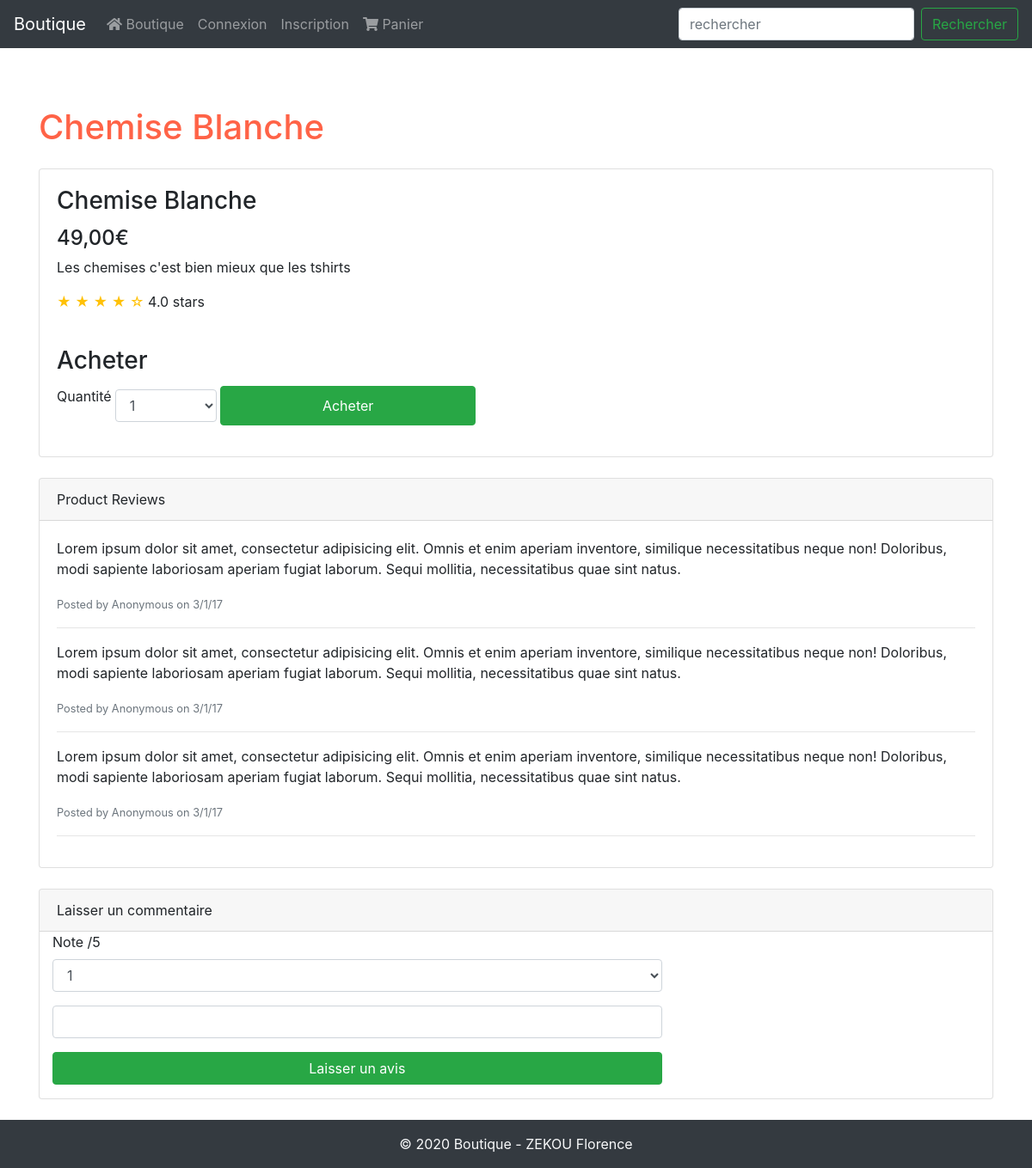
Screenshot of /fiche_produit.php?id=6 with the database file from the repository.
### tables this page shows
CREATE TABLE IF NOT EXISTS `produit` (
  `id_produit` int(3) NOT NULL,
  `reference` varchar(20) NOT NULL,
  `categorie` varchar(20) NOT NULL,
  `titre` varchar(100) NOT NULL,
  `description` text NOT NULL,
  `couleur` varchar(20) NOT NULL,
  `taille` varchar(5) NOT NULL,
  `public` enum('m','f','mixte','enfant') NOT NULL,
  `photo` varchar(250) NOT NULL,
  `prix` float NOT NULL,
  `stock` int(5) NOT NULL
);

### fiche_produit.php (the view, shortened to what this page needs)
<?php
require_once('inc/init.php');
if(isset($_GET['id'])&& !empty($_GET['id']) && is_numeric($_GET['id'])){
    $resultat = $pdo -> prepare("SELECT * FROM produit WHERE id_produit = :id");
    $resultat -> execute(array(':id' => $_GET['id']));
    if($resultat -> rowCount() > 0){
        $produit = $resultat -> fetch();
        extract($produit);
    }
    else{
        header('location:' . PATH . 'index.php');
    }
}
else{
    header('location:' . PATH . 'index.php');
}
require_once('inc/header.php');
?>
<div class="row">
      <div class="col-lg-12">
        <h1 class="my-4"><?= $titre ?></h1>
        <div class="card mt-4">
          <div class="card-body">
            <h3 class="card-title"><?= $titre ?></h3>
           <h4><?= number_format($prix, 2, ',', '&nbsp;')  ?>€</h4>
            <p class="card-text"><?= $description ?></p>
            <span class="text-warning">&#9733; &#9733; &#9733; &#9733; &#9734;</span>
            4.0 stars
          </div>
		  <div class="card-body">
          <h3 class="card-title">Acheter</h3>
          <?php if($stock > 0) : ?>
		  <form method="post" action="" class="col-8">
                <div class="form-group row">
					<label>Quantité</label>
                    <select name="quantite" class="col-2 m-1 form-control">
                    <?php for($i = 1; $i <= $stock && $i <= 5; $i ++) : ?>
                        <option><?= $i ?></option>
                        <?php endfor; ?>
					</select>
					<input type="submit" class="col-5 btn btn-success"name="ajout" value="Acheter"/>
				</div>
			</form>
		  </div>
          <?php else : ?>
            <em>Produit victime de son succès. Impossible actuellement. </em>
            <?php endif; ?>
        </div>
        <div class="card card-outline-secondary my-4">
          <div class="card-header">
            Product Reviews
          </div>
          <div class="card-body">
            <p>Lorem ipsum dolor sit amet, consectetur adipisicing elit. Omnis et enim aperiam inventore, similique necessitatibus neque non! Doloribus, modi sapiente laboriosam aperiam fugiat laborum. Sequi mollitia, necessitatibus quae sint natus.</p>
            <small class="text-muted">Posted by Anonymous on 3/1/17</small>
            <hr>
            <p>Lorem ipsum dolor sit amet, consectetur adipisicing elit. Omnis et enim aperiam inventore, similique necessitatibus neque non! Doloribus, modi sapiente laboriosam aperiam fugiat laborum. Sequi mollitia, necessitatibus quae sint natus.</p>
            <small class="text-muted">Posted by Anonymous on 3/1/17</small>
            <hr>
            <p>Lorem ipsum dolor sit amet, consectetur adipisicing elit. Omnis et enim aperiam inventore, similique necessitatibus neque non! Doloribus, modi sapiente laboriosam aperiam fugiat laborum. Sequi mollitia, necessitatibus quae sint natus.</p>
            <small class="text-muted">Posted by Anonymous on 3/1/17</small>
            <hr>
          </div>
        </div>
		<div class="card card-outline-secondary my-4">
			<div class="card-header">
				Laisser un commentaire
			</div>
			<form method="post" action="" class="col-8">
				<div class="form-group">
					<label>Note /5</label>
					<select name="note" class="form-control">
						<option>1</option>
					</select>
				</div>
				<div class="form-group">
					<input type="text" name="comment" class="form-control"/>
				</div>
				<div class="form-group">
				<div class="form-group">
					<input type="submit" class="btn btn-success col-12" value="Laisser un avis"/>
				</div>
			</form>
		</div>
      </div>
    </div>
</div>
<?php
require_once('inc/footer.php');
?>

### css/styles.css (style rules this page uses)
h1 { color: tomato; }

### inc/header.php (style rules this page uses)
body { padding-top:100px !important; }

### rows the page displays
produit: titre "Chemise Blanche", prix "49,00", description "Les chemises c'est bien mieux que les tshirts"

### other values shown
form field quantite "1"
